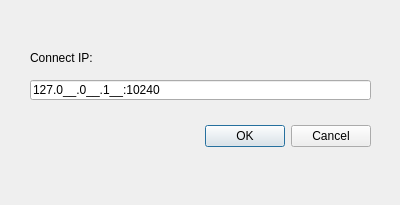
<?xml version="1.0" encoding="UTF-8"?>
<ui version="4.0">
 <class>DialogConnect</class>
 <widget class="QDialog" name="DialogConnect">
  <property name="geometry">
   <rect>
    <x>0</x>
    <y>0</y>
    <width>400</width>
    <height>205</height>
   </rect>
  </property>
  <property name="windowTitle">
   <string>Dialog</string>
  </property>
  <property name="sizeGripEnabled">
   <bool>false</bool>
  </property>
  <property name="modal">
   <bool>true</bool>
  </property>
  <widget class="QDialogButtonBox" name="buttonBox">
   <property name="geometry">
    <rect>
     <x>30</x>
     <y>120</y>
     <width>341</width>
     <height>32</height>
    </rect>
   </property>
   <property name="orientation">
    <enum>Qt::Horizontal</enum>
   </property>
   <property name="standardButtons">
    <set>QDialogButtonBox::Cancel|QDialogButtonBox::Ok</set>
   </property>
  </widget>
  <widget class="QLineEdit" name="lineEdit">
   <property name="geometry">
    <rect>
     <x>30</x>
     <y>80</y>
     <width>341</width>
     <height>20</height>
    </rect>
   </property>
   <property name="inputMask">
    <string>000.000.000.000:00000;_</string>
   </property>
   <property name="text">
    <string>127.0.0.1:10240</string>
   </property>
  </widget>
  <widget class="QLabel" name="label">
   <property name="geometry">
    <rect>
     <x>30</x>
     <y>50</y>
     <width>81</width>
     <height>16</height>
    </rect>
   </property>
   <property name="text">
    <string>Connect IP:</string>
   </property>
  </widget>
 </widget>
 <resources/>
 <connections>
  <connection>
   <sender>buttonBox</sender>
   <signal>accepted()</signal>
   <receiver>DialogConnect</receiver>
   <slot>accept()</slot>
   <hints>
    <hint type="sourcelabel">
     <x>248</x>
     <y>254</y>
    </hint>
    <hint type="destinationlabel">
     <x>157</x>
     <y>274</y>
    </hint>
   </hints>
  </connection>
  <connection>
   <sender>buttonBox</sender>
   <signal>rejected()</signal>
   <receiver>DialogConnect</receiver>
   <slot>reject()</slot>
   <hints>
    <hint type="sourcelabel">
     <x>316</x>
     <y>260</y>
    </hint>
    <hint type="destinationlabel">
     <x>286</x>
     <y>274</y>
    </hint>
   </hints>
  </connection>
 </connections>
</ui>
